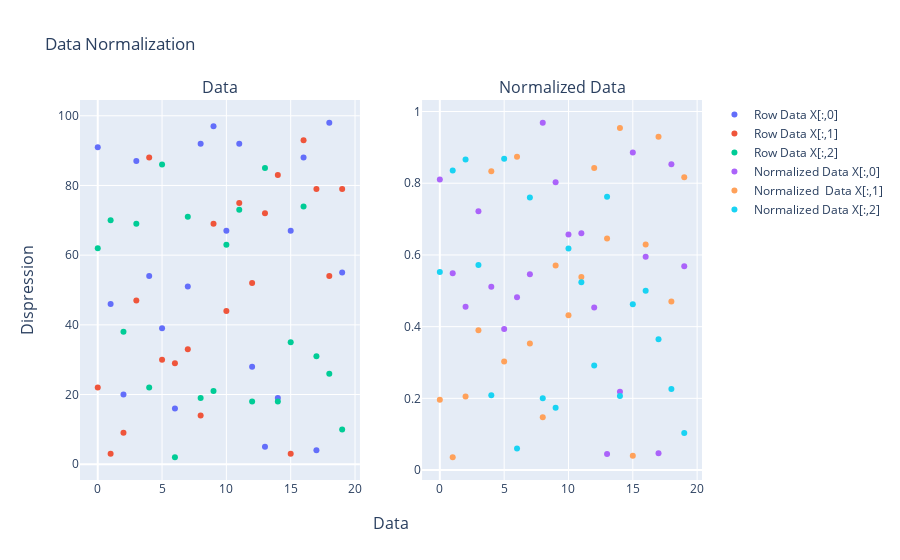

Notebook source saved alongside this figure:
### Code cell
fig = make_subplots(rows = 1, cols = 2, x_title= "Data", y_title= "Dispression",
                    column_titles=['Data','Normalized Data'], specs = [[{'type':'xy'}, {'type':'xy'}]])

fig.add_scatter(y = X[:,0], name = "Row Data X[:,0]", mode='markers', row=1, col = 1)
fig.add_scatter(y = X[:,1], name = "Row Data X[:,1]", mode='markers', row=1, col = 1)
fig.add_scatter(y = X[:,2], name = "Row Data X[:,2]", mode='markers', row=1, col = 1)
fig.add_scatter(y = norm_X[:,0], name = 'Normalized Data X[:,0]', mode='markers', row=1, col = 2)
fig.add_scatter(y = norm_X[:,1], name = 'Normalized  Data X[:,1]', mode='markers', row=1, col = 2)
fig.add_scatter(y = norm_X[:,2], name = 'Normalized Data X[:,2]', mode='markers', row=1, col = 2)

fig.update_layout(dict(title = "Data Normalization" ))

fig.show()

### Figure 1 — Plotly figure (JSON) as saved in the notebook; plotly's stock layout.template omitted (floating-point values rounded to 4 significant figures)
{"data": [{"mode": "markers", "name": "Row Data X[:,0]", "type": "scatter", "xaxis": "x", "y": [91, 46, 20, 87, 54, 39, 16, 51, 92, 97, 67, 92, 28, 5, 19, 67, 88, 4, 98, 55], "yaxis": "y"}, {"mode": "markers", "name": "Row Data X[:,1]", "type": "scatter", "xaxis": "x", "y": [22, 3, 9, 47, 88, 30, 29, 33, 14, 69, 44, 75, 52, 72, 83, 3, 93, 79, 54, 79], "yaxis": "y"}, {"mode": "markers", "name": "Row Data X[:,2]", "type": "scatter", "xaxis": "x", "y": [62, 70, 38, 69, 22, 86, 2, 71, 19, 21, 63, 73, 18, 85, 18, 35, 74, 31, 26, 10], "yaxis": "y"}, {"mode": "markers", "name": "Normalized Data X[:,0]", "type": "scatter", "xaxis": "x2", "y": [0.8104, 0.5488, 0.4558, 0.7215, 0.5115, 0.3936, 0.4822, 0.5458, 0.9686, 0.8025, 0.6572, 0.6602, 0.4535, 0.04484, 0.2183, 0.8857, 0.5951, 0.04708, 0.8531, 0.5683], "yaxis": "y2"}, {"mode": "markers", "name": "Normalized  Data X[:,1]", "type": "scatter", "xaxis": "x2", "y": [0.1959, 0.03579, 0.2051, 0.3898, 0.8336, 0.3028, 0.874, 0.3532, 0.1474, 0.5708, 0.4316, 0.5382, 0.8422, 0.6457, 0.9537, 0.03966, 0.6289, 0.9299, 0.4701, 0.8163], "yaxis": "y2"}, {"mode": "markers", "name": "Normalized Data X[:,2]", "type": "scatter", "xaxis": "x2", "y": [0.5521, 0.8352, 0.8661, 0.5722, 0.2084, 0.868, 0.06027, 0.7598, 0.2, 0.1737, 0.6179, 0.5239, 0.2915, 0.7623, 0.2068, 0.4627, 0.5004, 0.3649, 0.2263, 0.1033], "yaxis": "y2"}], "layout": {"annotations": [{"font": {"size": 16}, "showarrow": false, "text": "Data", "x": 0.225, "xanchor": "center", "xref": "paper", "y": 1, "yanchor": "bottom", "yref": "paper"}, {"font": {"size": 16}, "showarrow": false, "text": "Normalized Data", "x": 0.775, "xanchor": "center", "xref": "paper", "y": 1, "yanchor": "bottom", "yref": "paper"}, {"font": {"size": 16}, "showarrow": false, "text": "Data", "x": 0.5, "xanchor": "center", "xref": "paper", "y": 0, "yanchor": "top", "yref": "paper", "yshift": -30}, {"font": {"size": 16}, "showarrow": false, "text": "Dispression", "textangle": -90, "x": 0, "xanchor": "right", "xref": "paper", "xshift": -40, "y": 0.5, "yanchor": "middle", "yref": "paper"}], "title": {"text": "Data Normalization"}, "xaxis": {"anchor": "y", "domain": [0, 0.45]}, "xaxis2": {"anchor": "y2", "domain": [0.55, 1]}, "yaxis": {"anchor": "x", "domain": [0, 1]}, "yaxis2": {"anchor": "x2", "domain": [0, 1]}}}
